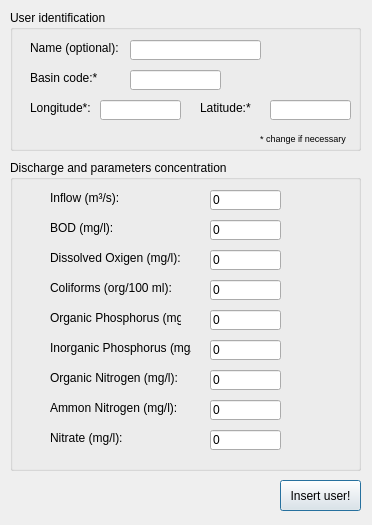
<?xml version="1.0" encoding="UTF-8"?>
<ui version="4.0">
 <class>Widget2</class>
 <widget class="QDialog" name="Widget2">
  <property name="geometry">
   <rect>
    <x>0</x>
    <y>0</y>
    <width>372</width>
    <height>525</height>
   </rect>
  </property>
  <property name="windowTitle">
   <string>Insert point effluent</string>
  </property>
  <widget class="QPushButton" name="psh_ins_lan">
   <property name="geometry">
    <rect>
     <x>280</x>
     <y>480</y>
     <width>81</width>
     <height>31</height>
    </rect>
   </property>
   <property name="text">
    <string>Insert user!</string>
   </property>
  </widget>
  <widget class="QGroupBox" name="groupBox">
   <property name="geometry">
    <rect>
     <x>10</x>
     <y>10</y>
     <width>351</width>
     <height>141</height>
    </rect>
   </property>
   <property name="title">
    <string>User identification</string>
   </property>
   <widget class="QLabel" name="label">
    <property name="geometry">
     <rect>
      <x>20</x>
      <y>30</y>
      <width>91</width>
      <height>16</height>
     </rect>
    </property>
    <property name="text">
     <string>Name (optional):</string>
    </property>
   </widget>
   <widget class="QLineEdit" name="lin_name">
    <property name="geometry">
     <rect>
      <x>120</x>
      <y>30</y>
      <width>131</width>
      <height>20</height>
     </rect>
    </property>
   </widget>
   <widget class="QLabel" name="label_2">
    <property name="geometry">
     <rect>
      <x>20</x>
      <y>60</y>
      <width>91</width>
      <height>16</height>
     </rect>
    </property>
    <property name="text">
     <string>Basin code:*</string>
    </property>
   </widget>
   <widget class="QLineEdit" name="lin_codbas">
    <property name="geometry">
     <rect>
      <x>120</x>
      <y>60</y>
      <width>91</width>
      <height>20</height>
     </rect>
    </property>
   </widget>
   <widget class="QLabel" name="label_3">
    <property name="geometry">
     <rect>
      <x>250</x>
      <y>120</y>
      <width>91</width>
      <height>16</height>
     </rect>
    </property>
    <property name="font">
     <font>
      <pointsize>7</pointsize>
     </font>
    </property>
    <property name="text">
     <string>* change if necessary</string>
    </property>
   </widget>
   <widget class="QLabel" name="label_10">
    <property name="geometry">
     <rect>
      <x>20</x>
      <y>90</y>
      <width>71</width>
      <height>16</height>
     </rect>
    </property>
    <property name="text">
     <string>Longitude*:</string>
    </property>
   </widget>
   <widget class="QLabel" name="label_11">
    <property name="geometry">
     <rect>
      <x>190</x>
      <y>90</y>
      <width>61</width>
      <height>16</height>
     </rect>
    </property>
    <property name="text">
     <string>Latitude:*</string>
    </property>
   </widget>
   <widget class="QLineEdit" name="lin_long">
    <property name="geometry">
     <rect>
      <x>90</x>
      <y>90</y>
      <width>81</width>
      <height>20</height>
     </rect>
    </property>
   </widget>
   <widget class="QLineEdit" name="lin_lat">
    <property name="geometry">
     <rect>
      <x>260</x>
      <y>90</y>
      <width>81</width>
      <height>20</height>
     </rect>
    </property>
   </widget>
  </widget>
  <widget class="QGroupBox" name="groupBox_3">
   <property name="geometry">
    <rect>
     <x>10</x>
     <y>160</y>
     <width>351</width>
     <height>311</height>
    </rect>
   </property>
   <property name="title">
    <string>Discharge and parameters concentration</string>
   </property>
   <widget class="QLineEdit" name="lin_pi">
    <property name="geometry">
     <rect>
      <x>200</x>
      <y>180</y>
      <width>71</width>
      <height>20</height>
     </rect>
    </property>
    <property name="text">
     <string>0</string>
    </property>
   </widget>
   <widget class="QLineEdit" name="lin_bod">
    <property name="geometry">
     <rect>
      <x>200</x>
      <y>60</y>
      <width>71</width>
      <height>20</height>
     </rect>
    </property>
    <property name="text">
     <string>0</string>
    </property>
   </widget>
   <widget class="QLineEdit" name="lin_inflow">
    <property name="geometry">
     <rect>
      <x>200</x>
      <y>30</y>
      <width>71</width>
      <height>20</height>
     </rect>
    </property>
    <property name="text">
     <string>0</string>
    </property>
   </widget>
   <widget class="QLineEdit" name="lin_col">
    <property name="geometry">
     <rect>
      <x>200</x>
      <y>120</y>
      <width>71</width>
      <height>20</height>
     </rect>
    </property>
    <property name="text">
     <string>0</string>
    </property>
   </widget>
   <widget class="QLineEdit" name="lin_po">
    <property name="geometry">
     <rect>
      <x>200</x>
      <y>150</y>
      <width>71</width>
      <height>20</height>
     </rect>
    </property>
    <property name="text">
     <string>0</string>
    </property>
   </widget>
   <widget class="QLineEdit" name="lin_do">
    <property name="geometry">
     <rect>
      <x>200</x>
      <y>90</y>
      <width>71</width>
      <height>20</height>
     </rect>
    </property>
    <property name="text">
     <string>0</string>
    </property>
   </widget>
   <widget class="QLabel" name="label_4">
    <property name="geometry">
     <rect>
      <x>40</x>
      <y>30</y>
      <width>81</width>
      <height>16</height>
     </rect>
    </property>
    <property name="text">
     <string>Inflow (m³/s):</string>
    </property>
   </widget>
   <widget class="QLabel" name="label_18">
    <property name="geometry">
     <rect>
      <x>40</x>
      <y>60</y>
      <width>81</width>
      <height>16</height>
     </rect>
    </property>
    <property name="text">
     <string>BOD (mg/l):</string>
    </property>
   </widget>
   <widget class="QLabel" name="label_19">
    <property name="geometry">
     <rect>
      <x>40</x>
      <y>90</y>
      <width>131</width>
      <height>16</height>
     </rect>
    </property>
    <property name="text">
     <string>Dissolved Oxigen (mg/l):</string>
    </property>
   </widget>
   <widget class="QLabel" name="label_20">
    <property name="geometry">
     <rect>
      <x>40</x>
      <y>120</y>
      <width>131</width>
      <height>16</height>
     </rect>
    </property>
    <property name="text">
     <string>Coliforms (org/100 ml):</string>
    </property>
   </widget>
   <widget class="QLabel" name="label_21">
    <property name="geometry">
     <rect>
      <x>40</x>
      <y>150</y>
      <width>131</width>
      <height>16</height>
     </rect>
    </property>
    <property name="text">
     <string>Organic Phosphorus (mg/l):</string>
    </property>
   </widget>
   <widget class="QLabel" name="label_22">
    <property name="geometry">
     <rect>
      <x>40</x>
      <y>180</y>
      <width>141</width>
      <height>16</height>
     </rect>
    </property>
    <property name="text">
     <string>Inorganic Phosphorus (mg/l):</string>
    </property>
   </widget>
   <widget class="QLineEdit" name="lin_no">
    <property name="geometry">
     <rect>
      <x>200</x>
      <y>210</y>
      <width>71</width>
      <height>20</height>
     </rect>
    </property>
    <property name="text">
     <string>0</string>
    </property>
   </widget>
   <widget class="QLineEdit" name="lin_nn">
    <property name="geometry">
     <rect>
      <x>200</x>
      <y>270</y>
      <width>71</width>
      <height>20</height>
     </rect>
    </property>
    <property name="text">
     <string>0</string>
    </property>
   </widget>
   <widget class="QLineEdit" name="lin_na">
    <property name="geometry">
     <rect>
      <x>200</x>
      <y>240</y>
      <width>71</width>
      <height>20</height>
     </rect>
    </property>
    <property name="text">
     <string>0</string>
    </property>
   </widget>
   <widget class="QLabel" name="label_23">
    <property name="geometry">
     <rect>
      <x>40</x>
      <y>210</y>
      <width>141</width>
      <height>16</height>
     </rect>
    </property>
    <property name="text">
     <string>Organic Nitrogen (mg/l):</string>
    </property>
   </widget>
   <widget class="QLabel" name="label_24">
    <property name="geometry">
     <rect>
      <x>40</x>
      <y>240</y>
      <width>141</width>
      <height>16</height>
     </rect>
    </property>
    <property name="text">
     <string>Ammon Nitrogen (mg/l):</string>
    </property>
   </widget>
   <widget class="QLabel" name="label_26">
    <property name="geometry">
     <rect>
      <x>40</x>
      <y>270</y>
      <width>141</width>
      <height>16</height>
     </rect>
    </property>
    <property name="text">
     <string>Nitrate (mg/l):</string>
    </property>
   </widget>
  </widget>
 </widget>
 <resources/>
 <connections/>
</ui>
